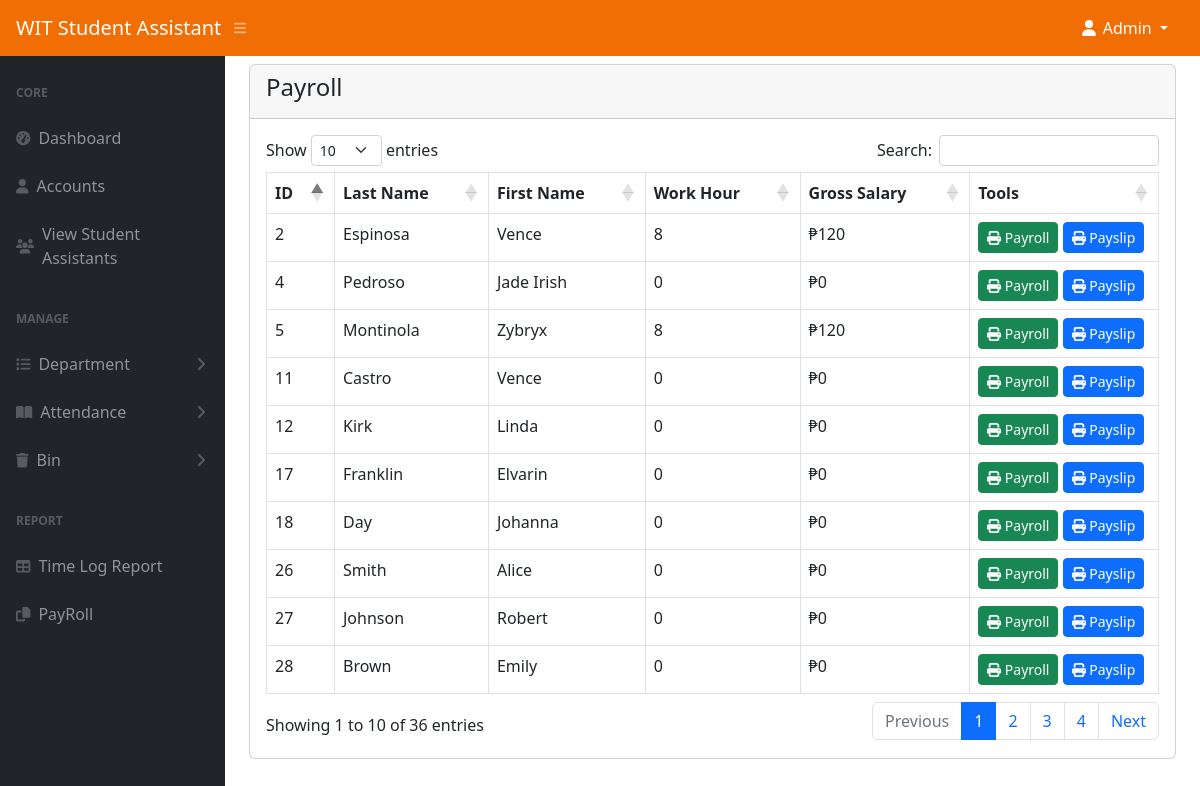
The app's page /admin/payroll.php (signed in) with its own data.
### tables this page shows
CREATE TABLE `student_assistant` (
  `id` int(11) NOT NULL,
  `student_id` int(11) NOT NULL,
  `last_name` varchar(50) NOT NULL,
  `first_name` varchar(50) NOT NULL,
  `program` varchar(100) NOT NULL,
  `year` int(11) NOT NULL,
  `work` varchar(255) NOT NULL,
  `fingerprint_id` int(11) DEFAULT NULL,
  `image` text DEFAULT NULL,
  `status` tinyint(1) NOT NULL DEFAULT 0 COMMENT '0-visible,1=hidden,2=deleted',
  `age` int(11) NOT NULL,
  `sex` varchar(100) NOT NULL,
  `civil_status` varchar(100) NOT NULL,
  `date_of_birth` varchar(100) NOT NULL,
  `city_address` text NOT NULL,
  `contact_no1` varchar(15) NOT NULL,
  `contact_no2` varchar(15) NOT NULL,
  `contact_no3` varchar(15) NOT NULL,
  `province_address` text NOT NULL,
  `guardian` varchar(100) NOT NULL,
  `honor_award` text NOT NULL,
  `past_scholar` varchar(100) NOT NULL,
  `present_scholar` varchar(999) NOT NULL,
  `work_experience` text NOT NULL,
  `special_talent` text NOT NULL,
  `out_name1` varchar(100) DEFAULT NULL,
  `comp_add1` varchar(255) DEFAULT NULL,
  `cn1` varchar(20) DEFAULT NULL,
  `out_name2` varchar(100) DEFAULT NULL,
  `comp_add2` varchar(255) DEFAULT NULL,
  `cn2` varchar(20) DEFAULT NULL,
  `out_name3` varchar(100) DEFAULT NULL,
  `comp_add3` varchar(255) DEFAULT NULL,
  `cn3` varchar(20) DEFAULT NULL,
  `from_wit1` varchar(100) DEFAULT NULL,
  `comp_add4` varchar(255) DEFAULT NULL,
  `cn4` varchar(20) DEFAULT NULL,
  `from_wit2` varchar(100) DEFAULT NULL,
  `comp_add5` varchar(255) DEFAULT NULL,
  `cn5` varchar(20) DEFAULT NULL,
  `from_wit3` varchar(100) DEFAULT NULL,
  `comp_add6` varchar(255) DEFAULT NULL,
  `cn6` varchar(20) DEFAULT NULL,
  `fathers_name` varchar(100) DEFAULT NULL,
  `fathers_occ` varchar(100) DEFAULT NULL,
  `fathers_income` decimal(10,2) DEFAULT NULL,
  `mothers_name` varchar(100) DEFAULT NULL,
  `mothers_occ` varchar(100) DEFAULT NULL,
  `mothers_income` decimal(10,2) DEFAULT NULL,
  `siblings` text DEFAULT NULL
);

### admin/payroll.php (the view, shortened to what this page needs)
<?php
include('authentication.php');
include('includes/header.php');
?>
<div class="container-fluid px-4">
    <div class="row">
        <div class="col-md-12">
            <div class="card">
                <div class="card-header">
                    <h4>Payroll</h4>
                </div>
                <div class="content-wrapper">
                    <div class="card-body">
                        <table id="myTable" class="table table-bordered">
                            <thead>
                                <tr>
                                    <th>ID</th>
                                    <th>Last Name</th>
                                    <th>First Name</th>
                                    <th>Work Hour</th>
                                    <th>Gross Salary</th>
                                    <th>Tools</th>
                                </tr>
                            </thead>
                            <tbody>
                                <?php
                                $hourly_rate = 15;
                                $query = "SELECT sa.id, sa.last_name, sa.first_name, sa.work, SUM(TIMESTAMPDIFF(HOUR, a.time_in, a.time_out)) AS total_hours
                                          FROM student_assistant sa
                                          LEFT JOIN attendance a ON sa.id = a.sa_id
                                          WHERE sa.status != '2'
                                          GROUP BY sa.id";
                                $query_run = mysqli_query($con, $query);
                                if (mysqli_num_rows($query_run) > 0) {
                                    while ($row = mysqli_fetch_assoc($query_run)) {
                                        $num_hour = max(0, $row['total_hours'] ?? 0);
                                        $gross_salary = max(0, round($num_hour * $hourly_rate, 2));
                                        echo "<tr>
                                                <td>{$row['id']}</td>
                                                <td>{$row['last_name']}</td>
                                                <td>{$row['first_name']}</td>
                                                <td>{$num_hour}</td>
                                                <td>&#8369;{$gross_salary}</td>
                                                <td>
                                                    <button class='btn btn-success btn-sm payroll-btn' data-id='{$row['id']}' data-name='{$row['first_name']} {$row['last_name']}' data-work='{$row['work']}' data-hours='{$num_hour}' data-rate='{$hourly_rate}' data-salary='{$gross_salary}'><i class='fa fa-print'></i> Payroll</button>
                                                    <button class='btn btn-primary btn-sm payslip-btn' data-id='{$row['id']}' data-name='{$row['first_name']} {$row['last_name']}' data-work='{$row['work']}' data-hours='{$num_hour}' data-rate='{$hourly_rate}' data-salary='{$gross_salary}'><i class='fa fa-print'></i> Payslip</button>
                                                </td>
                                              </tr>";
                                    }
                                } else {
                                    echo "<tr><td colspan='6' class='text-center'>No Records Found</td></tr>";
                                }
                                ?>
                            </tbody>
                        </table>
                    </div>
                </div>
            </div>
        </div>
    </div>
</div>
<?php
include('includes/scripts.php');
?>

### records on screen
student_assistant: id "2", last_name "Espinosa", first_name "Vence", num_hour "8", gross_salary "120"
student_assistant: id "4", last_name "Pedroso", first_name "Jade Irish", num_hour "0", gross_salary "0"
student_assistant: id "5", last_name "Montinola", first_name "Zybryx", num_hour "8", gross_salary "120"
student_assistant: id "11", last_name "Castro", first_name "Vence", num_hour "0", gross_salary "0"
student_assistant: id "12", last_name "Kirk", first_name "Linda", num_hour "0", gross_salary "0"
student_assistant: id "17", last_name "Franklin", first_name "Elvarin", num_hour "0", gross_salary "0"
student_assistant: id "18", last_name "Day", first_name "Johanna", num_hour "0", gross_salary "0"
student_assistant: id "26", last_name "Smith", first_name "Alice", num_hour "0", gross_salary "0"
student_assistant: id "27", last_name "Johnson", first_name "Robert", num_hour "0", gross_salary "0"
student_assistant: id "28", last_name "Brown", first_name "Emily", num_hour "0", gross_salary "0"
